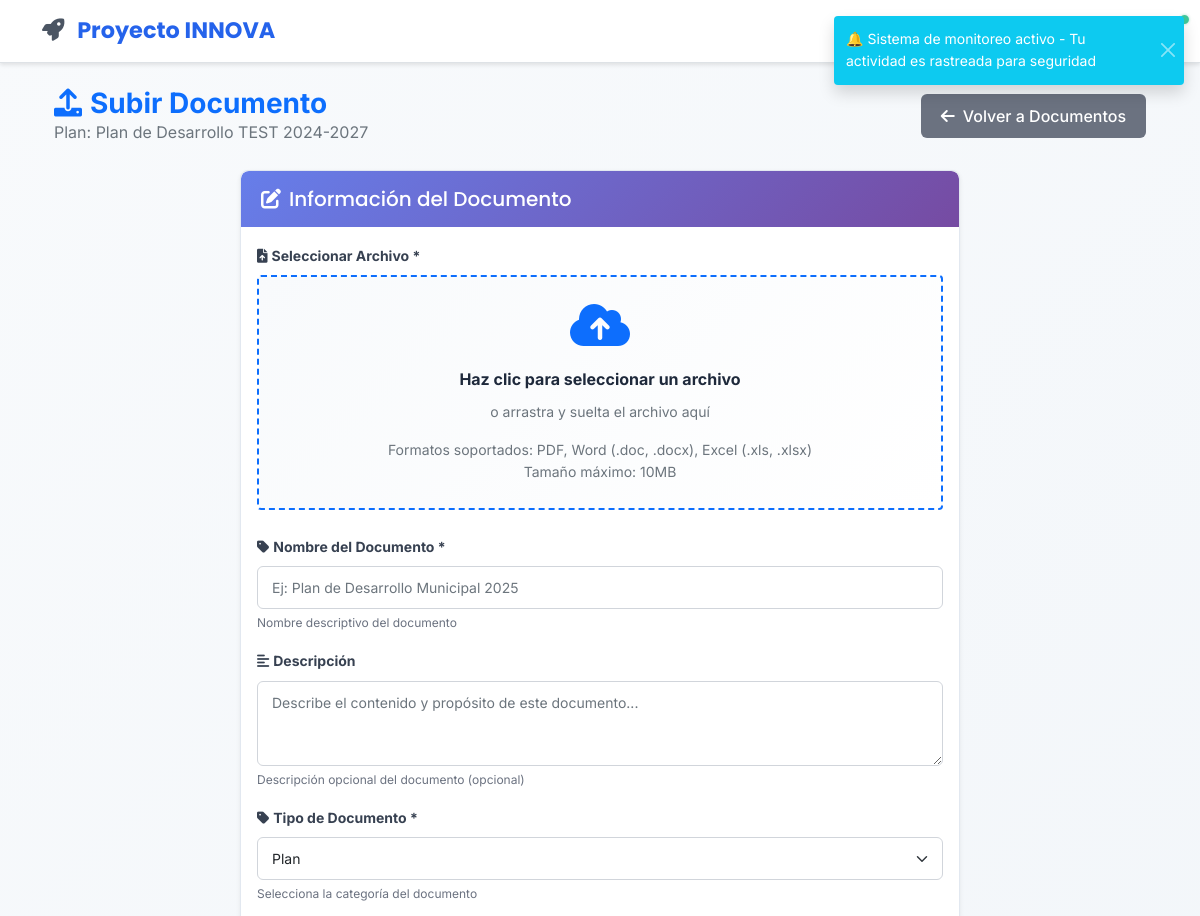
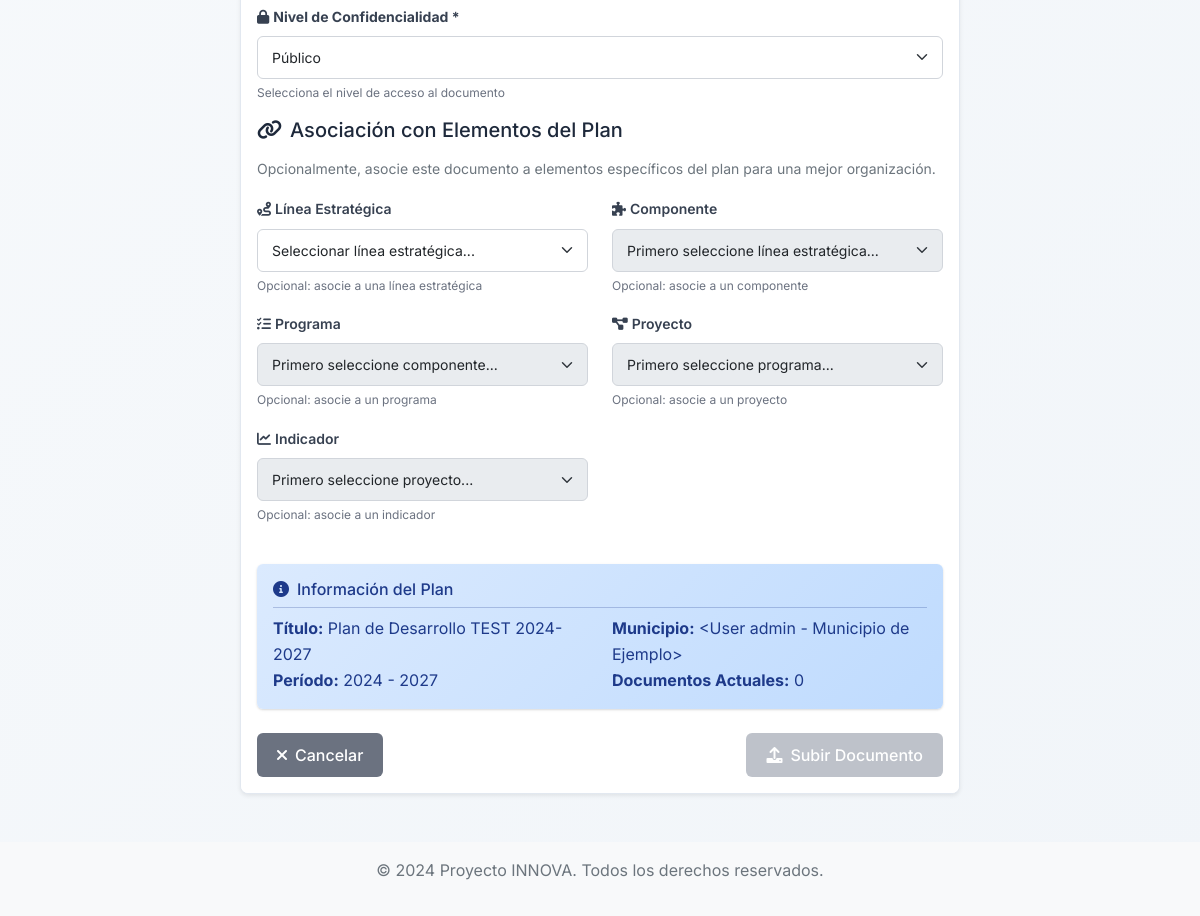
Before: /planes/1/documentos/subir (signed in) with the older database file (2 pictures, top to bottom).
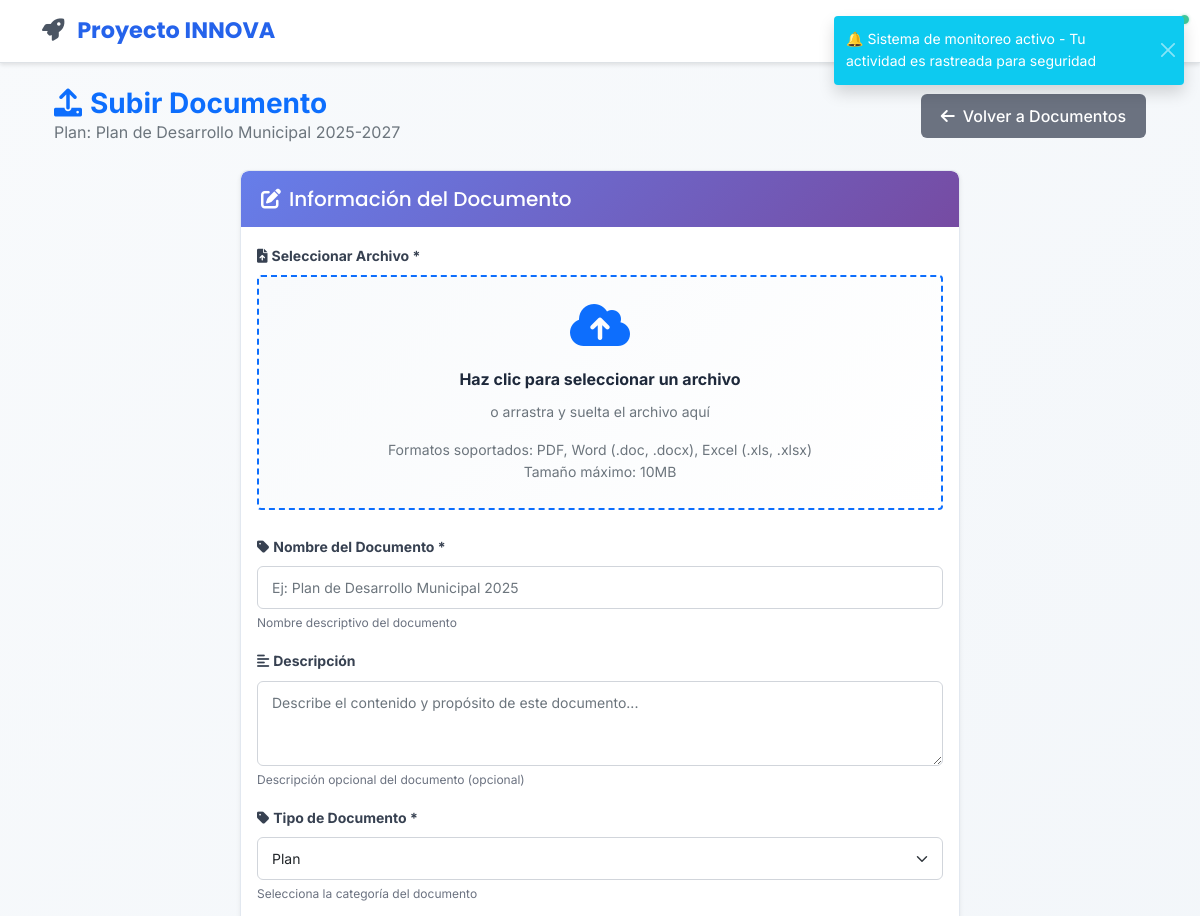
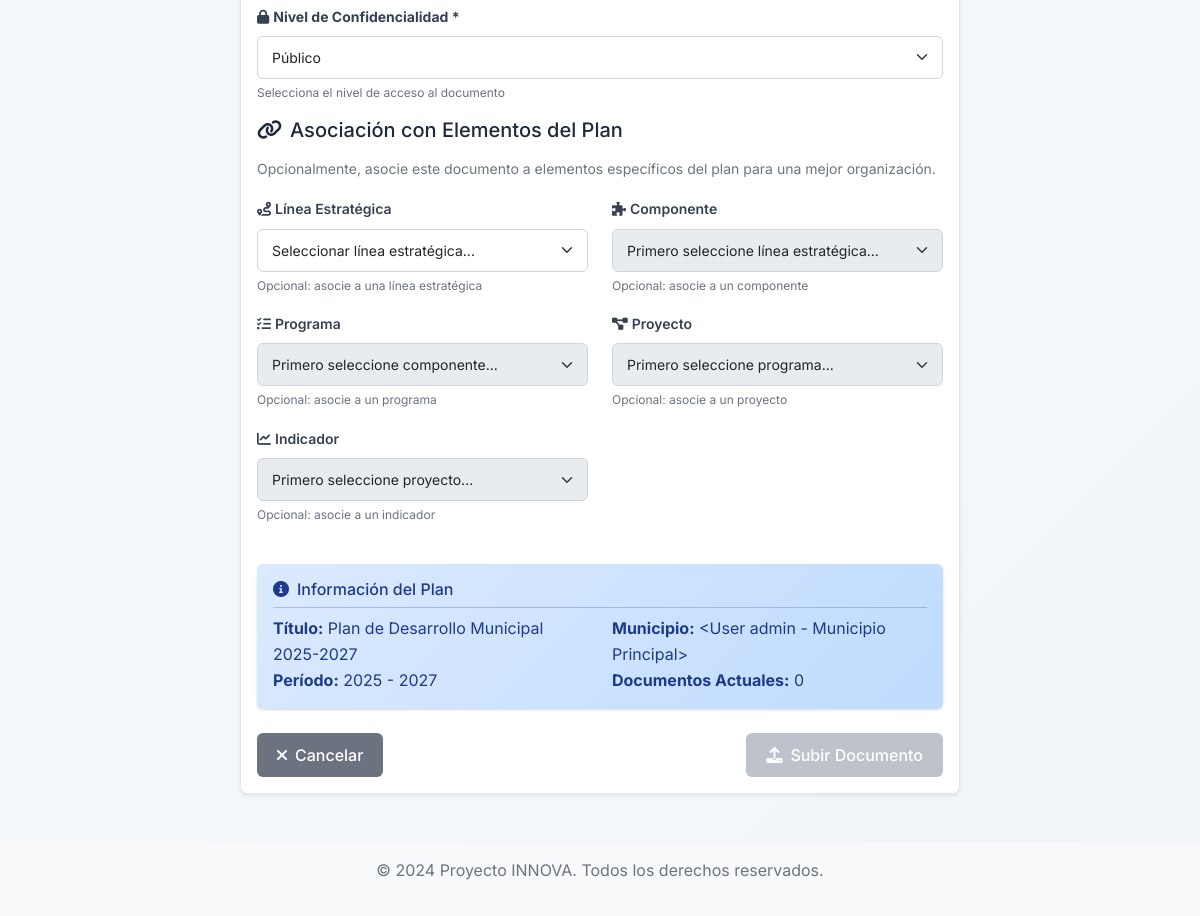
After: the same page with the newer database file (2 pictures, top to bottom).
### app/models/plan_desarrollo.py (models this page shows, shortened)
class PlanDesarrollo(db.Model):
    __tablename__ = 'planes_desarrollo'
    id = db.Column(db.Integer, primary_key=True)
    titulo = db.Column(db.String(200), nullable=False)
    descripcion = db.Column(db.Text)
    anio_inicio = db.Column(db.Integer, nullable=False)
    anio_fin = db.Column(db.Integer, nullable=False)
    estado = db.Column(db.String(20), default='borrador')  # borrador, activo, finalizado, cancelado
    municipio_id = db.Column(db.Integer, db.ForeignKey('users.id'), nullable=False)
    municipio = db.relationship('User', backref=db.backref('planes_desarrollo', lazy=True))
    created_at = db.Column(db.DateTime, default=datetime.utcnow)
    updated_at = db.Column(db.DateTime, default=datetime.utcnow, onupdate=datetime.utcnow)
    presupuesto_total = db.Column(db.Float, default=0.0)
    prioridad = db.Column(db.String(20), default='media')  # baja, media, alta, critica

### app/models/user.py (models this page shows, shortened)
class User(UserMixin, db.Model):
    __tablename__ = 'users'
    id = db.Column(db.Integer, primary_key=True)
    username = db.Column(db.String(64), unique=True, nullable=False, index=True)
    email = db.Column(db.String(120), unique=True, nullable=False, index=True)
    password_hash = db.Column(db.String(256), nullable=False)
    first_name = db.Column(db.String(64), nullable=False)
    last_name = db.Column(db.String(64), nullable=False)
    position = db.Column(db.String(100))  # Cargo en la alcaldía
    municipality = db.Column(db.String(100), nullable=False)  # Nombre de la alcaldía
    department = db.Column(db.String(100), nullable=False)  # Departamento/Estado
    municipality_code = db.Column(db.String(20))  # Código único de la alcaldía
    is_active = db.Column(db.Boolean, default=True)
    created_at = db.Column(db.DateTime, default=datetime.utcnow)
    updated_at = db.Column(db.DateTime, default=datetime.utcnow, onupdate=datetime.utcnow)
    last_login = db.Column(db.DateTime)
    legacy_role = db.Column(db.String(20), default='viewer')  # Mantener para compatibilidad
    active_roles = db.relationship('UserRole',
                                 foreign_keys='UserRole.user_id',
                                 lazy=True,
                                 primaryjoin="and_(User.id==UserRole.user_id, UserRole.is_active==True)")
    user_roles = db.relationship('UserRole',
                               foreign_keys='UserRole.user_id',
                               lazy=True,
                               overlaps="active_roles")
    @property
    def password(self):
        raise AttributeError('La contraseña no es un atributo legible')
    @property
    def role(self):
        return self.legacy_role
    def is_admin(self):
        if self.active_roles:
            admin_names = ['admin', 'administrador']
            return any(ur.role.name.lower() in admin_names for ur in self.active_roles)
        return self.legacy_role == 'admin'
    def __repr__(self):
        return f'<User {self.username} - {self.municipality}>'

### app/views/planes.py (the view)
@planes_bp.route('/<int:plan_id>/documentos/subir', methods=['GET', 'POST'])
@login_required
def subir_documento(plan_id):
    plan = get_plan_or_404(plan_id, current_user)
    form = DocumentoForm()
    current_app.logger.info(f"Método de request: {request.method}")
    current_app.logger.info(f"Formulario validado: {form.validate_on_submit()}")
    current_app.logger.info(f"Datos del formulario: {request.form}")
    if request.method == 'POST':
        current_app.logger.info(f"Campos del formulario: {list(form._fields.keys())}")
        for field_name in form._fields:
            field = form._fields[field_name]
            current_app.logger.info(f"Campo {field_name}: {getattr(form, field_name).data} (errores: {getattr(form, field_name).errors})")
    if form.validate_on_submit():
        current_app.logger.info("Formulario validado correctamente")
        file = form.archivo.data
        current_app.logger.info(f"Archivo recibido: {file}")
        if file:
            current_app.logger.info(f"Nombre del archivo: {file.filename}")
            current_app.logger.info(f"Tamaño del archivo: {getattr(file, 'content_length', 'N/A')}")
            filename = secure_filename(file.filename)
            upload_dir = os.path.join(current_app.config['UPLOAD_FOLDER'], 'planes', str(plan_id))
            os.makedirs(upload_dir, exist_ok=True)
            file_path = os.path.join(upload_dir, filename)
            current_app.logger.info(f"Guardando archivo en: {file_path}")
            file.save(file_path)
            current_app.logger.info(f"Archivo guardado exitosamente")
            if os.path.exists(file_path):
                current_app.logger.info(f"Archivo verificado en disco: {os.path.getsize(file_path)} bytes")
            else:
                current_app.logger.error(f"Archivo NO encontrado en disco: {file_path}")
            current_app.logger.info("Creando registro en base de datos...")
            documento = Documento(
                titulo=form.titulo.data,
                descripcion=form.descripcion.data,
                nombre_original=file.filename,
                nombre_archivo=filename,
                ruta_archivo=file_path,
                tamano=os.path.getsize(file_path),
                tipo_mime=file.mimetype,
                extension=os.path.splitext(filename)[1][1:],
                tipo_documento=form.tipo_documento.data,
                categoria=None,  # Campo eliminado del formulario
                confidencialidad=form.confidencialidad.data,
                plan_id=plan.id,
                linea_estrategica_id=request.form.get('linea_estrategica_id'),
                componente_id=request.form.get('componente_id'),
                programa_id=request.form.get('programa_id'),
                proyecto_id=request.form.get('proyecto_id'),
                indicador_id=request.form.get('indicador_id'),
                usuario_id=current_user.id
            )
            current_app.logger.info(f"Datos del documento: título={documento.titulo}, tipo={documento.tipo_documento}")
            db.session.add(documento)
            current_app.logger.info("Documento agregado a la sesión")
            db.session.commit()
            current_app.logger.info(f"Documento guardado exitosamente con ID: {documento.id}")
            flash('Documento subido exitosamente.', 'success')
            return redirect(url_for('planes.documentos', plan_id=plan_id))
        else:
            current_app.logger.warning("No se recibió ningún archivo")
    else:
        current_app.logger.warning("Formulario NO validado")
        current_app.logger.warning(f"Errores del formulario: {form.errors}")
    if request.method == 'POST':
        current_app.logger.info(f"Mostrando errores del formulario al usuario: {form.errors}")
    return render_template('planes/subir_documento.html', title='Subir Documento', form=form, plan=plan)

### app/views/planes.py (called while the page is built)
def get_plan_or_404(plan_id, current_user):
    puede_ver_global = current_user.is_admin() or current_user.is_editor()
    if puede_ver_global:
        plan = PlanDesarrollo.query.filter_by(id=plan_id).first_or_404()
    else:
        plan = PlanDesarrollo.query.filter_by(id=plan_id, municipio=current_user).first_or_404()
    return plan

### app/templates/planes/subir_documento.html (shortened to what the changed rows need)
{% extends "base.html" %}
{% block content %}
<div class="container-fluid mt-4">
    <div class="row mb-4">
        <div class="col-12">
            <div class="d-flex justify-content-between align-items-center">
                <div>
                    <h1 class="h3 mb-0 text-primary fw-bold">
                        <i class="fas fa-upload me-2"></i>Subir Documento
                    </h1>
                    <p class="text-muted mb-0">Plan: {{ plan.titulo }}</p>
                </div>
            </div>
        </div>
    </div>
    <div class="row">
        <div class="col-lg-8 mx-auto">
            <div class="card shadow-sm">
                <div class="card-body">
                    <form method="POST" enctype="multipart/form-data">
                        <div class="alert alert-info border-0">
                            <div class="row">
                                <div class="col-md-6">
                                    <strong>Título:</strong> {{ plan.titulo }}
                                </div>
                                <div class="col-md-6">
                                    <strong>Municipio:</strong> {{ plan.municipio }}
                                </div>
                                <div class="col-md-6">
                                    <strong>Período:</strong> {{ plan.anio_inicio }} - {{ plan.anio_fin }}
                                </div>
                                <div class="col-md-6">
                                    <strong>Documentos Actuales:</strong> {{ plan.documentos|length if plan.documentos else 0 }}
                                </div>
                            </div>
                        </div>
                    </form>
                </div>
            </div>
        </div>
    </div>
</div>
{% endblock %}

Changed rows visible on the page:
changed PlanDesarrollo: titulo "Plan de Desarrollo TEST 2024-2027" → "Plan de Desarrollo Municipal 2025-2027"; anio_inicio "2024" → "2025"
changed User: municipio "<User admin - Municipio de Ejemplo>" → "<User admin - Municipio Principal>"
